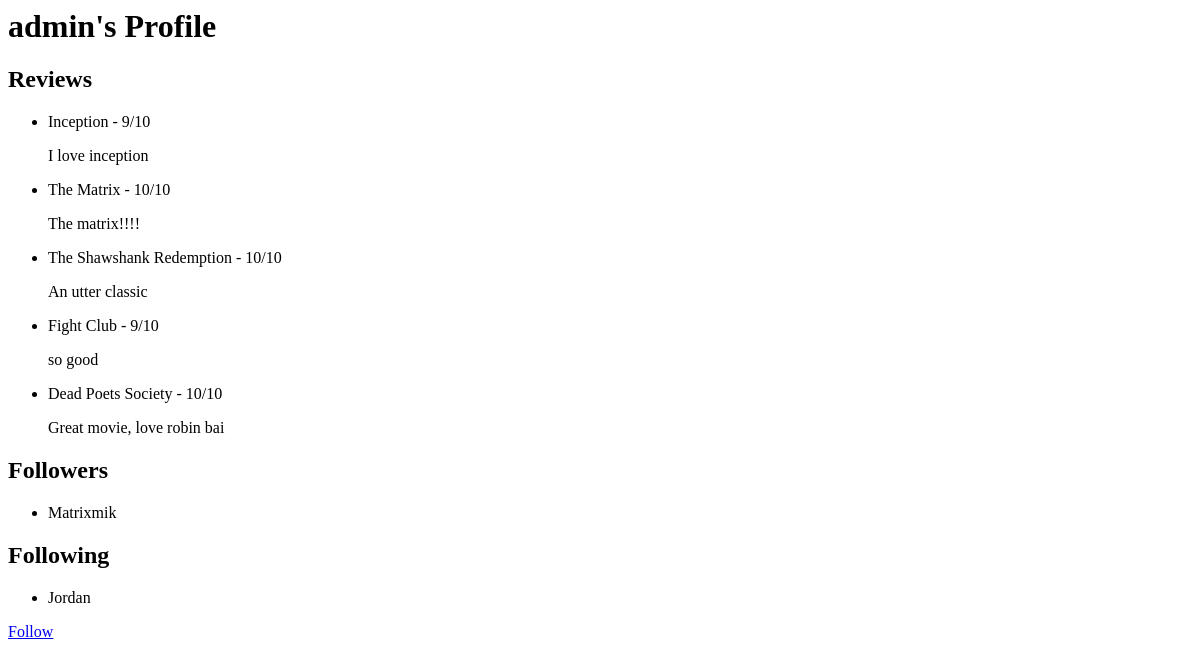
Page /user/admin (signed in) on the earlier database version.
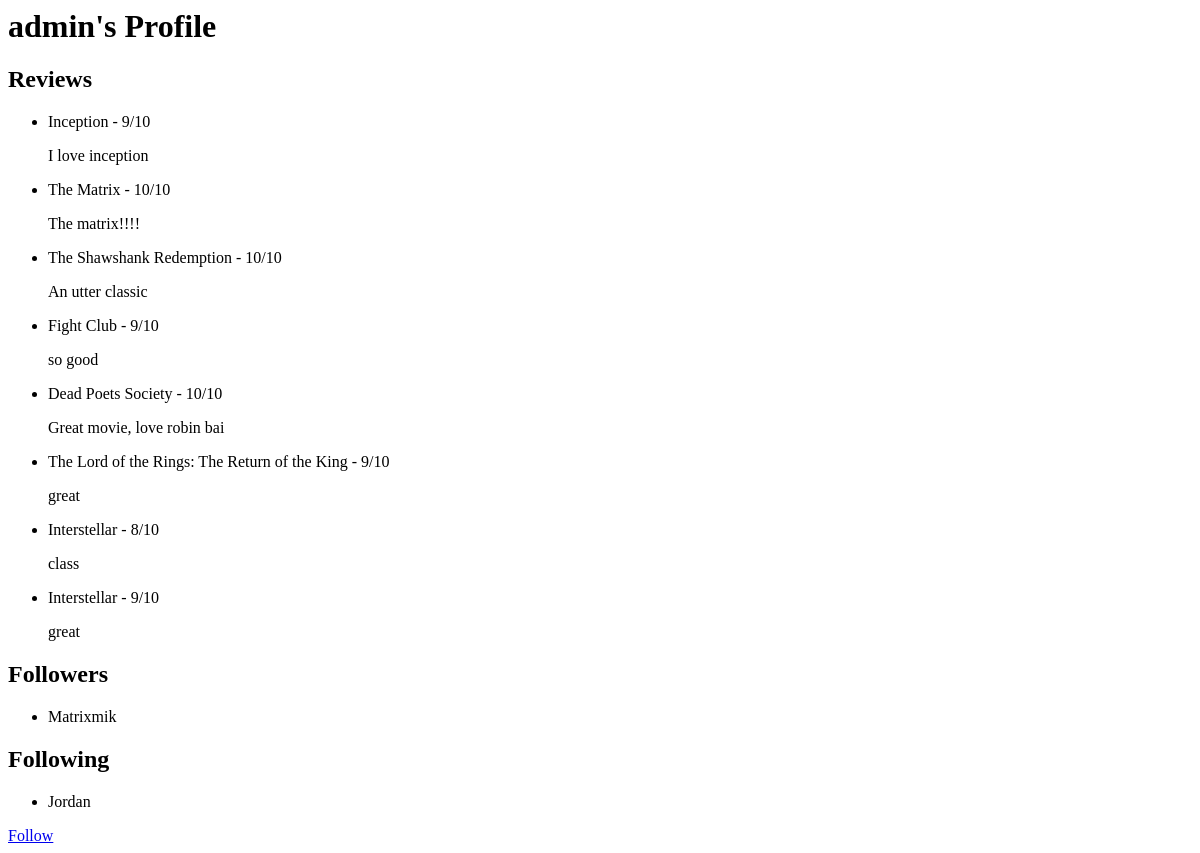
Same page on the later database version.
### tables this page shows
CREATE TABLE reviews (
    id INTEGER PRIMARY KEY AUTOINCREMENT,
    movie_id INTEGER NOT NULL,
    user TEXT NOT NULL,
    review_text TEXT NOT NULL,
    rating INTEGER NOT NULL CHECK(rating >= 1 AND rating <= 10),
    FOREIGN KEY (movie_id) REFERENCES movies(movie_id)
);

CREATE TABLE movies 
(
    movie_id INTEGER PRIMARY KEY AUTOINCREMENT,
    title TEXT NOT NULL,
    genre TEXT NOT NULL,
    score FLOAT,
    year INTEGER,
    director TEXT,
    description TEXT
, image_path TEXT);

CREATE TABLE network (
    follower TEXT NOT NULL,
    following TEXT NOT NULL,
    PRIMARY KEY (follower, following),
    FOREIGN KEY (follower) REFERENCES users(user_id),
    FOREIGN KEY (following) REFERENCES users(user_id)
);

### app.py (the view)
@app.route("/user/<username>")
@login_required
def user_profile(username):
    db = get_db()
    user = db.execute("SELECT * FROM users WHERE user_id = ?", (username,)).fetchone()
    if not user:
        return "User not found.", 404
    reviews = db.execute("""
        SELECT reviews.*, movies.title
        FROM reviews
        JOIN movies ON reviews.movie_id = movies.movie_id
        WHERE reviews.user = ?
    """, (username,)).fetchall()
    followers = db.execute(
        "SELECT follower FROM network WHERE following = ?",
        (username,)
    ).fetchall()
    following = db.execute(
        "SELECT following FROM network WHERE follower = ?",
        (username,)
    ).fetchall()
    is_following = db.execute(
        "SELECT * FROM network WHERE follower = ? AND following = ?",
        (session["user_id"], username)
    ).fetchone() is not None
    return render_template(
        "user_profile.html",
        user=user,
        reviews=reviews,
        followers=followers,
        following=following,
        is_following=is_following
    )

### app.py (called while the page is built)
@app.before_request
def load_logged_in_user():
    g.user = session.get("user_id")
    g.is_admin = session.get("is_admin", False)

def login_required(view):
    @wraps(view)
    def wrapped_view(*args, **kwargs):
        if g.user is None:
            return(redirect(url_for("login", next=request.url)))
        return view(*args, **kwargs)
    return wrapped_view

### database.py (called while the page is built)
def get_db():
    if "db" not in g:
        g.db = sqlite3.connect(DATABASE,
                                detect_types=sqlite3.PARSE_DECLTYPES
                        )
        g.db.row_factory = sqlite3.Row
    return g.db

### templates/user_profile.html
<h1>{{ user.user_id }}'s Profile</h1>
<h2>Reviews</h2>
<ul>
    {% for review in reviews %}
    <li>{{ review.title }} - {{ review.rating }}/10</li>
    <p>{{ review.review_text }}</p>
    {% endfor %}
</ul>
<h2>Followers</h2>
<ul>
    {% for follower in followers %}
    <li>{{ follower.follower }}</li>
    {% endfor %}
</ul>
<h2>Following</h2>
<ul>
    {% for follow in following %}
    <li>{{ follow.following }}</li>
    {% endfor %}
</ul>
{% if not is_following %}
    <a href="{{ url_for('follow_user', username=user.user_id) }}">Follow</a>
{% else %}
    <a href="{{ url_for('unfollow_user', username=user.user_id) }}">Unfollow</a>
{% endif %}

Differences in the rows shown:
added reviews: title "The Lord of the Rings: The Return of the King", rating "9", review_text "great"
added reviews: title "Interstellar", rating "8", review_text "class"
added reviews: title "Interstellar", rating "9", review_text "great"
